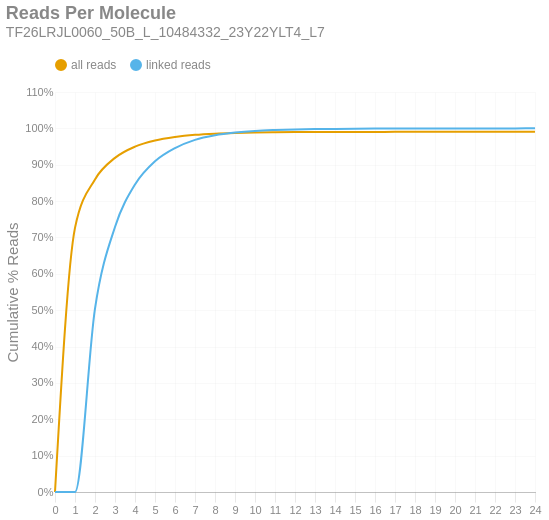

Notebook code for this chart:
### Markdown cell above
### Reads per Molecule
This chart shows the cumulative distribution of the number of reads per linked molecule. That is, how many alignments are associated with a unique molecule. This excludes the number of reads associated with invalid or absent linked-read barcodes. The `linked` histogram is the percentages recalculated when disregarding singletons.

### Code cell
if SKIPLR:
    print_html(f"Skipped")
else:
    counts = np.bincount(valids['reads'].cast(pl.Int64).to_numpy())
    weighted = counts * np.arange(len(counts))
    all_perc = weighted / n_reads
    linked_perc = weighted / n_linked_reads
    linked_perc[1] = 0
    binned_df = pl.DataFrame({
        'readsper': list(range(len(counts))),
        'all reads (cumsum)': np.cumsum(all_perc).tolist(),
        'linked reads (cumsum)': np.cumsum(linked_perc).tolist(),
    })

    with SafeRender(binned_df):
        (
            density_plot(binned_df, 'Reads Per Molecule', samplename, 'readspmol')
            .encode(
                x=alt.X('readsper:O', title=None).axis(labelAngle=0).scale(padding=0),
                y=alt.Y('value:Q', title='Cumulative % Reads').axis(format='%').stack(False),
                color=alt.Color("key:N").scale(domain=["all reads", "linked reads"]),
                tooltip=[
                    alt.Tooltip("key:N", title="Data Type"),
                    alt.Tooltip("readsper:O", title="Reads Per Molecule"),
                    alt.Tooltip("value:Q", format=".2%", title="% Reads (Cum.)")
                ]            
            )
        ).display()

### Figure 1 — Vega-Lite specification as saved in the notebook (floating-point values rounded to 4 significant figures)
{"width": "container", "height": 400, "config": {"title": {"anchor": "start", "dy": -15, "fontSize": 18, "color": "#888888", "subtitleColor": "#888888", "subtitleFontSize": 14}, "arc": {"fill": "#0072B2"}, "axis": {"domainColor": "#888888", "domainWidth": 0.5, "gridWidth": 0.2, "grid": false, "titleFontWeight": 400, "titleFontSize": 15, "labelFontSize": 11, "labelColor": "#888888", "tickColor": "#888888", "tickWidth": 0.2, "titleColor": "#888888"}, "axisBand": {"grid": false}, "axisX": {"grid": true, "tickSize": 10, "domainCap": "round"}, "axisY": {"domain": false, "grid": true, "tickSize": 0, "domainCap": "round"}, "background": "transparent", "header": {"labelFontSize": 15, "labelColor": "#888888", "titleFontSize": 15, "titleFontWeight": 600, "titleColor": "#888888"}, "legend": {"labelFont": "sans-serif", "labelFontSize": 12, "labelColor": "#888888", "symbolSize": 100, "symbolType": "circle", "titleFontSize": 12, "titlePadding": 10, "titleColor": "#888888", "title": null, "orient": "top"}, "range": {"category": ["#E69F00", "#56B4E9", "#009E73", "#F0E442", "#0072B2", "#D55E00", "#CC79A7", "#000000"], "diverging": ["#cfe8f3", "#a2d4ec", "#73bfe2", "#46abdb", "#1696d2", "#12719e"]}, "area": {"fill": "#0072B2", "fillOpacity": 0.7, "line": true, "strokeOpacity": 0.7}, "line": {"color": "#0072B2", "stroke": "#0072B2", "strokeWidth": 2}, "trail": {"color": "#0072B2", "stroke": "#0072B2", "strokeWidth": 0, "size": 1}, "point": {"filled": true, "fillOpacity": 1.0, "size": 95}, "text": {"color": "#888888", "fontSize": 11, "align": "right", "fontWeight": 400, "size": 11}, "bar": {"fill": "#0072B2", "stroke": null}, "view": {"stroke": null, "continuousWidth": 660, "continuousHeight": 400}}, "data": {"name": "data-425b3c75a3f6ba06b4730567078d1b6f"}, "mark": {"type": "line", "interpolate": "monotone", "point": {"opacity": 0, "size": 275}}, "encoding": {"color": {"field": "key", "scale": {"domain": ["all reads", "linked reads"]}, "type": "nominal"}, "tooltip": [{"field": "key", "title": "Data Type", "type": "nominal"}, {"field": "readsper", "title": "Reads Per Molecule", "type": "ordinal"}, {"field": "value", "format": ".2%", "title": "% Reads (Cum.)", "type": "quantitative"}], "x": {"axis": {"labelAngle": 0}, "field": "readsper", "scale": {"padding": 0}, "title": null, "type": "ordinal"}, "y": {"axis": {"format": "%"}, "field": "value", "stack": false, "title": "Cumulative % Reads", "type": "quantitative"}}, "params": [{"name": "param_c36ac31b6afebe62", "select": {"type": "point", "fields": ["key"]}, "bind": "legend"}], "title": {"text": "Reads Per Molecule", "subtitle": "TF26LRJL0060_50B_L_10484332_23Y22YLT4_L7"}, "transform": [{"fold": ["all reads (cumsum)", "linked reads (cumsum)"]}, {"calculate": "replace(datum.key, ' (cumsum)', '')", "as": "key"}, {"filter": {"param": "param_c36ac31b6afebe62"}}], "usermeta": {"embedOptions": {"downloadFileName": "TF26LRJL0060_50B_L_10484332_23Y22YLT4_L7.readspmol"}}, "$schema": "https://vega.github.io/schema/vega-lite/v6.4.1.json", "datasets": {"data-425b3c75a3f6ba06b4730567078d1b6f": [{"readsper": 0, "all reads (cumsum)": 0.0, "linked reads (cumsum)": 0.0}, {"readsper": 1, "all reads (cumsum)": 0.7264, "linked reads (cumsum)": 0.0}, {"readsper": 2, "all reads (cumsum)": 0.8596, "linked reads (cumsum)": 0.5044}, {"readsper": 3, "all reads (cumsum)": 0.9189, "linked reads (cumsum)": 0.7287}, {"readsper": 4, "all reads (cumsum)": 0.9497, "linked reads (cumsum)": 0.8455}, {"readsper": 5, "all reads (cumsum)": 0.9665, "linked reads (cumsum)": 0.9093}, {"readsper": 6, "all reads (cumsum)": 0.9761, "linked reads (cumsum)": 0.9456}, {"readsper": 7, "all reads (cumsum)": 0.9821, "linked reads (cumsum)": 0.9682}, {"readsper": 8, "all reads (cumsum)": 0.9855, "linked reads (cumsum)": 0.9809}, {"readsper": 9, "all reads (cumsum)": 0.9874, "linked reads (cumsum)": 0.9883}, {"readsper": 10, "all reads (cumsum)": 0.9886, "linked reads (cumsum)": 0.993}, {"readsper": 11, "all reads (cumsum)": 0.9893, "linked reads (cumsum)": 0.9954}, {"readsper": 12, "all reads (cumsum)": 0.9897, "linked reads (cumsum)": 0.997}, {"readsper": 13, "all reads (cumsum)": 0.99, "linked reads (cumsum)": 0.998}, {"readsper": 14, "all reads (cumsum)": 0.9901, "linked reads (cumsum)": 0.9986}, {"readsper": 15, "all reads (cumsum)": 0.9902, "linked reads (cumsum)": 0.999}, {"readsper": 16, "all reads (cumsum)": 0.9903, "linked reads (cumsum)": 0.9993}, {"readsper": 17, "all reads (cumsum)": 0.9904, "linked reads (cumsum)": 0.9995}, {"readsper": 18, "all reads (cumsum)": 0.9904, "linked reads (cumsum)": 0.9997}, {"readsper": 19, "all reads (cumsum)": 0.9904, "linked reads (cumsum)": 0.9998}, {"readsper": 20, "all reads (cumsum)": 0.9905, "linked reads (cumsum)": 0.9999}, {"readsper": 21, "all reads (cumsum)": 0.9905, "linked reads (cumsum)": 1.0}, {"readsper": 22, "all reads (cumsum)": 0.9905, "linked reads (cumsum)": 1.0}, {"readsper": 23, "all reads (cumsum)": 0.9905, "linked reads (cumsum)": 1.0}, {"readsper": 24, "all reads (cumsum)": 0.9905, "linked reads (cumsum)": 1.0}]}}
